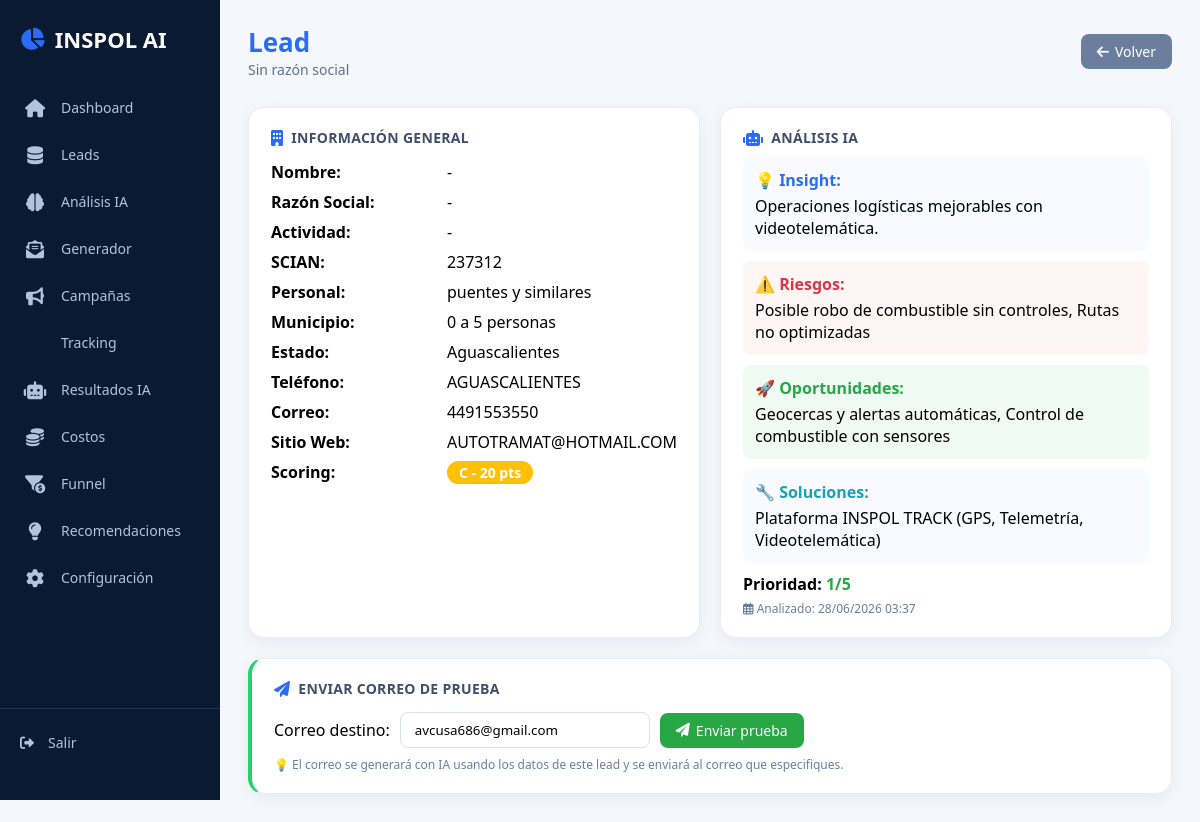
Screenshot of /leads/2 with the database file from the repository.
### app.py (models this page shows)
class Lead(db.Model):
    id = db.Column(db.Integer, primary_key=True)
    nombre = db.Column(db.String(200))
    razon_social = db.Column(db.String(200))
    actividad = db.Column(db.String(200))
    scian = db.Column(db.String(20))
    personal = db.Column(db.String(50))
    municipio = db.Column(db.String(100))
    estado = db.Column(db.String(100))
    telefono = db.Column(db.String(50))
    correo = db.Column(db.String(100))
    sitio_web = db.Column(db.String(200))
    fecha_denue = db.Column(db.String(50))
    scoring = db.Column(db.String(1))
    score_puntaje = db.Column(db.Integer)
    insight = db.Column(db.Text)
    riesgos = db.Column(db.Text)
    oportunidades = db.Column(db.Text)
    soluciones = db.Column(db.Text)
    prioridad = db.Column(db.Integer)
    created_at = db.Column(db.DateTime, default=datetime.utcnow)
    analyzed_at = db.Column(db.DateTime, nullable=True)

### app.py (the view)
@app.route('/leads/<int:lead_id>')
def ver_lead(lead_id):
    lead = Lead.query.get_or_404(lead_id)
    return render_template('ver_lead.html', lead=lead, now=datetime.now())

### templates/ver_lead.html (shortened to what this page needs)
{% extends "base.html" %}
{% block content %}
<div class="topbar">
    <div class="left">
        <h1><span>Lead</span> {{ lead.nombre }}</h1>
        <div class="sub">{{ lead.razon_social or 'Sin razón social' }}</div>
    </div>
    <div class="right">
        <a href="{{ url_for('leads') }}" class="btn btn-secondary">
            <i class="fas fa-arrow-left"></i> Volver
        </a>
    </div>
</div>
<div style="display:grid; grid-template-columns:1fr 1fr; gap:20px;">
    <div class="card">
        <div class="card-title"><i class="fas fa-building"></i> Información General</div>
        <div style="display:grid; grid-template-columns:1fr 1fr; gap:8px 20px;">
            <div><strong>Nombre:</strong></div><div>{{ lead.nombre or '-' }}</div>
            <div><strong>Razón Social:</strong></div><div>{{ lead.razon_social or '-' }}</div>
            <div><strong>Actividad:</strong></div><div>{{ lead.actividad or '-' }}</div>
            <div><strong>SCIAN:</strong></div><div>{{ lead.scian or '-' }}</div>
            <div><strong>Personal:</strong></div><div>{{ lead.personal or '-' }}</div>
            <div><strong>Municipio:</strong></div><div>{{ lead.municipio or '-' }}</div>
            <div><strong>Estado:</strong></div><div>{{ lead.estado or '-' }}</div>
            <div><strong>Teléfono:</strong></div><div>{{ lead.telefono or '-' }}</div>
            <div><strong>Correo:</strong></div><div>{{ lead.correo or '-' }}</div>
            <div><strong>Sitio Web:</strong></div><div>{{ lead.sitio_web or '-' }}</div>
            <div><strong>Scoring:</strong></div>
            <div>
                <span style="background:{% if lead.scoring == 'A' %}#28a745{% elif lead.scoring == 'B' %}#17a2b8{% elif lead.scoring == 'C' %}#ffc107{% else %}#dc3545{% endif %}; color:white; padding:2px 12px; border-radius:20px; font-weight:600; font-size:14px;">
                    {{ lead.scoring or '-' }} - {{ lead.score_puntaje }} pts
                </span>
            </div>
        </div>
    </div>
    <div class="card">
        <div class="flex-between">
            <div class="card-title" style="margin-bottom:0;"><i class="fas fa-robot"></i> Análisis IA</div>
        </div>
        {% if lead.analyzed_at %}
        <div style="margin-top:10px;">
            <div style="background:#f8faff; padding:12px; border-radius:8px; margin-bottom:10px;">
                <strong style="color:#2a6df4;">💡 Insight:</strong>
                <p style="margin-top:4px;">{{ lead.insight or 'No disponible' }}</p>
            </div>
            <div style="background:#fef5f5; padding:12px; border-radius:8px; margin-bottom:10px;">
                <strong style="color:#dc3545;">⚠️ Riesgos:</strong>
                <p style="margin-top:4px;">{{ lead.riesgos or 'No disponible' }}</p>
            </div>
            <div style="background:#f0faf5; padding:12px; border-radius:8px; margin-bottom:10px;">
                <strong style="color:#28a745;">🚀 Oportunidades:</strong>
                <p style="margin-top:4px;">{{ lead.oportunidades or 'No disponible' }}</p>
            </div>
            <div style="background:#f8faff; padding:12px; border-radius:8px; margin-bottom:10px;">
                <strong style="color:#17a2b8;">🔧 Soluciones:</strong>
                <p style="margin-top:4px;">{{ lead.soluciones or 'No disponible' }}</p>
            </div>
            <div>
                <strong>Prioridad:</strong>
                <span style="font-weight:600; color:{% if lead.prioridad >= 4 %}#dc3545{% elif lead.prioridad >= 3 %}#ffc107{% else %}#28a745{% endif %};">
                    {{ lead.prioridad }}/5
                </span>
            </div>
            <div style="margin-top:5px; font-size:12px; color:#6c7e9e;">
                <i class="far fa-calendar-alt"></i> Analizado: {{ lead.analyzed_at.strftime('%d/%m/%Y %H:%M') }}
            </div>
        </div>
        {% endif %}
    </div>
</div>
<div class="card" style="border-left:4px solid #25D366;">
    <div class="card-title"><i class="fas fa-paper-plane"></i> Enviar correo de prueba</div>
    <div style="display:flex; gap:15px; align-items:center; flex-wrap:wrap;">
        <form action="{{ url_for('enviar_prueba', lead_id=lead.id) }}" method="POST" style="display:flex; gap:10px; flex-wrap:wrap; align-items:center;">
            <label style="font-weight:500;">Correo destino:</label>
            <input type="email" name="email_destino" value="avcusa686@gmail.com"
                   style="padding:8px 14px; border:1px solid #dce1e9; border-radius:8px; min-width:250px;">
            <button type="submit" class="btn btn-success">
                <i class="fas fa-paper-plane"></i> Enviar prueba
            </button>
        </form>
    </div>
    <p style="font-size:12px; color:#6c7e9e; margin-top:8px;">
        💡 El correo se generará con IA usando los datos de este lead y se enviará al correo que especifiques.
    </p>
</div>
{% endblock %}

### templates/base.html (shortened to what this page needs)
<!DOCTYPE html>
<html lang="es">
<head>
    <link rel="stylesheet" href="https://cdnjs.cloudflare.com/ajax/libs/font-awesome/6.0.0-beta3/css/all.min.css">
</head>
<body>
<div class="sidebar">
    <div class="logo"><i class="fas fa-chart-pie"></i><span>INSPOL AI</span></div>
    <div class="nav">
        <a href="{{ url_for('index') }}" title="Ver el resumen ejecutivo con métricas y gráficos" class="{% if request.endpoint == 'index' %}active{% endif %}"><i class="fas fa-home"></i><span>Dashboard</span></a>
        <a href="{{ url_for('leads') }}" title="Gestionar prospectos: importar, filtrar, analizar y ver detalles" class="{% if request.endpoint == 'leads' %}active{% endif %}"><i class="fas fa-database"></i><span>Leads</span></a>
        <a href="{{ url_for('analisis') }}" title="Ver resultados del análisis IA: scoring, insight, prioridad" class="{% if request.endpoint == 'analisis' %}active{% endif %}"><i class="fas fa-brain"></i><span>Análisis IA</span></a>
        <a href="{{ url_for('generador') }}" title="Generar correos personalizados con IA (individual o masivo)" class="{% if request.endpoint == 'generador' %}active{% endif %}"><i class="fas fa-envelope-open-text"></i><span>Generador</span></a>
        <a href="{{ url_for('campaigns') }}" title="Crear, enviar y ver estadísticas de campañas de email" class="{% if request.endpoint == 'campaigns' %}active{% endif %}"><i class="fas fa-bullhorn"></i><span>Campañas</span></a>
        <a href="{{ url_for('tracking') }}" title="Ver todos los eventos registrados: aperturas, clics, PDF, WhatsApp" class=""><span>Tracking</span></a>
        <a href="{{ url_for('analisis_resultados') }}" title="Análisis de rendimiento y recomendaciones automáticas" class="{% if request.endpoint == 'analisis_resultados' %}active{% endif %}"><i class="fas fa-robot"></i><span>Resultados IA</span></a>
        <a href="{{ url_for('costos') }}" title="Monitorear gastos de IA: tokens y costos por operación" class="{% if request.endpoint == 'costos' %}active{% endif %}"><i class="fas fa-coins"></i><span>Costos</span></a>
        <a href="{{ url_for('funnel') }}" title="Visualizar el embudo de ventas: conversiones paso a paso" class="{% if request.endpoint == 'funnel' %}active{% endif %}"><i class="fas fa-funnel-dollar"></i><span>Funnel</span></a>
        <a href="{{ url_for('recomendaciones') }}" title="Sugerencias automáticas para mejorar tus campañas" class="{% if request.endpoint == 'recomendaciones' %}active{% endif %}"><i class="fas fa-lightbulb"></i><span>Recomendaciones</span></a>
        <a href="{{ url_for('configuracion') }}" title="Configurar SMTP: servidor de correo saliente" class="{% if request.endpoint == 'configuracion' %}active{% endif %}"><i class="fas fa-cog"></i><span>Configuración</span></a>
    </div>
    <div class="bottom"><a href="#"><i class="fas fa-sign-out-alt"></i><span>Salir</span></a></div>
</div>
<div class="main">{% block content %}{% endblock %}</div>
</body>
</html>

### templates/base.html (style rules this page uses)
* { margin:0; padding:0; box-sizing:border-box; font-family:'Segoe UI',Roboto,system-ui,sans-serif; }
body { background:#f4f7fc; display:flex; min-height:100vh; }
.sidebar { width:220px; background:#0b1a33; color:#b0c4de; display:flex; flex-direction:column; padding:24px 0; position:sticky; top:0; height:100vh; flex-shrink:0; overflow-y:auto; z-index:100; }
.sidebar .logo { font-size:22px; font-weight:700; color:#fff; padding:0 20px 30px 20px; display:flex; align-items:center; gap:10px; }
.sidebar .logo i { color:#2a6df4; }
.sidebar .nav { display:flex; flex-direction:column; flex:1; }
.sidebar .nav a { display:flex; align-items:center; gap:14px; padding:14px 20px; color:#b0c4de; text-decoration:none; font-size:14px; font-weight:500; border-left:3px solid transparent; transition:0.2s; }
.sidebar .nav a i { font-size:18px; width:24px; text-align:center; }
.sidebar .bottom { margin-top:auto; padding:16px 20px; border-top:1px solid #1e3350; }
.sidebar .bottom a { display:flex; align-items:center; gap:14px; color:#b0c4de; text-decoration:none; font-size:14px; padding:8px 0; }
.main { flex:1; padding:24px 28px; overflow-y:auto; min-width:0; }
.topbar { display:flex; justify-content:space-between; align-items:center; margin-bottom:28px; flex-wrap:wrap; gap:16px; }
.topbar .left h1 { font-size:26px; font-weight:700; color:#0b1a33; }
.topbar .left h1 span { color:#2a6df4; }
.topbar .left .sub { font-size:14px; color:#5e6f8d; font-weight:500; }
.topbar .right { display:flex; align-items:center; gap:16px; }
.card { background:#fff; border-radius:16px; padding:20px 22px; box-shadow:0 4px 16px rgba(0,20,50,0.06); border:1px solid #eaedf2; margin-bottom:20px; }
.card-title { font-size:14px; font-weight:600; color:#3f4e6b; text-transform:uppercase; letter-spacing:0.3px; margin-bottom:14px; display:flex; align-items:center; gap:8px; }
.card-title i { color:#2a6df4; font-size:16px; }
.flex-between { display:flex; justify-content:space-between; align-items:center; }
.btn { padding:8px 16px; border:none; border-radius:8px; font-weight:500; cursor:pointer; text-decoration:none; display:inline-flex; align-items:center; gap:6px; transition:0.2s; font-size:14px; }
.btn-success { background:#28a745; color:white; }
.btn-secondary { background:#6c7e9e; color:white; }
[title] { position:relative; cursor:help; }

### templates/ver_lead.html (style rules this page uses)
.btn { padding:8px 16px; border:none; border-radius:8px; font-weight:500; cursor:pointer; text-decoration:none; display:inline-flex; align-items:center; gap:6px; transition:0.2s; }
.btn-success { background:#28a745; color:white; }
.btn-secondary { background:#6c7e9e; color:white; }

### rows the page displays
Lead: razon_social "Sin razón social", nombre "-", razon_social "-", actividad "-", scian "237312", personal "puentes y similares", municipio "0 a 5 personas", estado "Aguascalientes", telefono "AGUASCALIENTES", correo "4491553550", sitio_web "AUTOTRAMAT@HOTMAIL.COM", scoring "C", score_puntaje "20", insight "Operaciones logísticas mejorables con videotelemática.", riesgos "Posible robo de combustible sin controles, Rutas no optimizadas", oportunidades "Geocercas y alertas automáticas, Control de combustible con sensores", soluciones "Plataforma INSPOL TRACK (GPS, Telemetría, Videotelemática)", prioridad "1", analyzed_at "28/06/2026 03:37"
